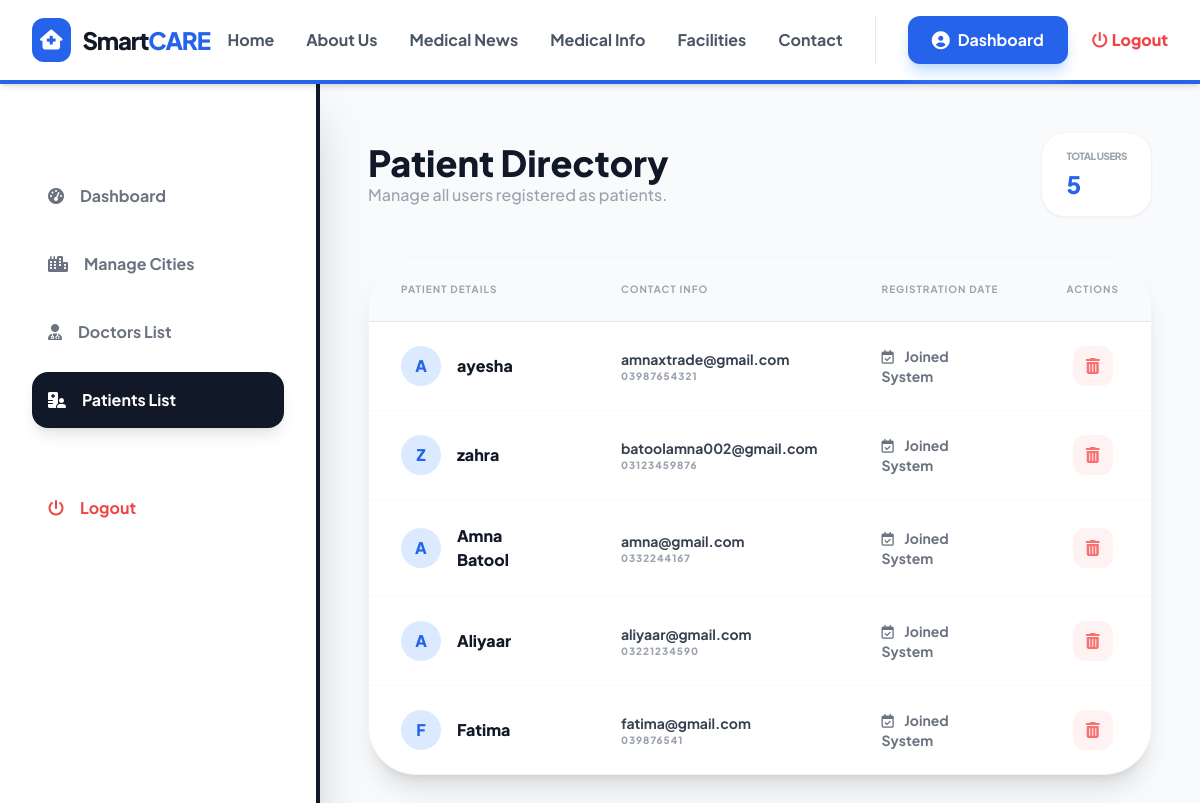
Page /manage_patients.php (signed in) on the committed database.
### tables this page shows
CREATE TABLE `users` (
  `user_id` int(11) NOT NULL,
  `username` varchar(50) NOT NULL,
  `password` varchar(255) NOT NULL,
  `role_id` int(11) NOT NULL,
  `email` varchar(100) NOT NULL,
  `full_name` varchar(100) NOT NULL,
  `address` text NOT NULL,
  `phone_number` varchar(15) NOT NULL,
  `reset_token` varchar(255) DEFAULT NULL,
  `token_expiry` datetime DEFAULT NULL
);

### manage_patients.php (the view, shortened to what this page needs)
<?php
include('config/db.php');
include('includes/header.php');
?>
<div class="flex min-h-screen bg-[#F8FAFC]">
    <div class="w-80 bg-white border-r-4 border-gray-900 shadow-2xl hidden lg:block">
        <div class="p-8 sticky top-24">
            <nav class="space-y-3 mt-10">
                <a href="admin_dashboard.php" class="flex items-center p-4 text-gray-500 hover:bg-gray-50 rounded-2xl font-bold transition">
                    <i class="fa-solid fa-gauge-high mr-4"></i> Dashboard
                </a>
                <a href="manage_cities.php" class="flex items-center p-4 text-gray-500 hover:bg-gray-50 rounded-2xl font-bold">
                    <i class="fa-solid fa-city mr-4"></i> Manage Cities
                </a>
                <a href="manage_doctors.php" class="flex items-center p-4 text-gray-500 hover:bg-gray-50 rounded-2xl font-bold">
                    <i class="fa-solid fa-user-md mr-4"></i> Doctors List
                </a>
                <a href="manage_patients.php" class="flex items-center p-4 bg-gray-900 text-white rounded-2xl font-bold shadow-lg">
                    <i class="fa-solid fa-hospital-user mr-4"></i> Patients List
                </a>
                <div class="pt-10">
                    <a href="logout.php" class="flex items-center p-4 text-red-500 font-bold hover:bg-red-50 rounded-2xl transition">
                        <i class="fa-solid fa-power-off mr-4"></i> Logout
                    </a>
                </div>
            </nav>
        </div>
    </div>
    <div class="flex-1 p-8 lg:p-12">
        <div class="max-w-6xl mx-auto">
            <div class="flex flex-col md:flex-row justify-between items-start md:items-center mb-10 gap-4">
                <div>
                    <h1 class="text-4xl font-black text-gray-900">Patient Directory</h1>
                    <p class="text-gray-400 font-medium">Manage all users registered as patients.</p>
                </div>
                <div class="bg-white px-6 py-4 rounded-3xl shadow-sm border border-gray-100">
                    <p class="text-[10px] font-black text-gray-400 uppercase tracking-tighter mb-1">Total Users</p>
                    <p class="text-2xl font-black text-blue-600">
                        <?php echo mysqli_fetch_assoc(mysqli_query($conn, "SELECT COUNT(*) as total FROM users WHERE role_id = 3"))['total']; ?>
                    </p>
                </div>
            </div>
            <div class="bg-white rounded-[3rem] shadow-xl border border-gray-100 overflow-hidden">
                <table class="w-full text-left">
                    <thead class="bg-gray-50 text-gray-400 text-[10px] font-black uppercase tracking-widest border-b">
                        <tr>
                            <th class="px-8 py-6">Patient Details</th>
                            <th class="px-8 py-6">Contact Info</th>
                            <th class="px-8 py-6">Registration Date</th>
                            <th class="px-8 py-6 text-center">Actions</th>
                        </tr>
                    </thead>
                    <tbody class="divide-y divide-gray-50">
                        <?php
                        $res = mysqli_query($conn, "SELECT * FROM users WHERE role_id = 3 ORDER BY user_id DESC");
                        if (mysqli_num_rows($res) > 0) {
                            while ($row = mysqli_fetch_assoc($res)) {
                        ?>
                                <tr class="hover:bg-blue-50/20 transition group">
                                    <td class="px-8 py-6">
                                        <div class="flex items-center">
                                            <div class="w-10 h-10 bg-blue-100 text-blue-600 rounded-full flex items-center justify-center mr-4 font-black">
                                                <?php echo strtoupper(substr($row['full_name'], 0, 1)); ?>
                                            </div>
                                            <p class="font-black text-gray-900"><?php echo $row['full_name']; ?></p>
                                        </div>
                                    </td>
                                    <td class="px-8 py-6">
                                        <p class="text-sm font-bold text-gray-700"><?php echo $row['email']; ?></p>
                                        <p class="text-[10px] text-gray-400 font-black uppercase tracking-widest"><?php echo $row['phone_number'] ?: 'No Phone'; ?></p>
                                    </td>
                                    <td class="px-8 py-6">
                                        <p class="text-sm font-bold text-gray-500">
                                            <i class="fa-regular fa-calendar-check mr-2"></i>
                                            Joined System
                                        </p>
                                    </td>
                                    <td class="px-8 py-6 text-center">
                                        <a href="?delete_id=<?php echo $row['user_id']; ?>"
                                            onclick="return confirm('Are you sure to delete this patient?')"
                                            class="inline-flex items-center justify-center w-10 h-10 bg-red-50 text-red-400 rounded-xl hover:bg-red-500 hover:text-white transition">
                                            <i class="fa-solid fa-trash-can"></i>
                                        </a>
                                    </td>
                                </tr>
                        <?php
                            }
                        } else {
                            echo "<tr><td colspan='4' class='p-20 text-center text-gray-400 italic font-bold'>No patients registered yet.</td></tr>";
                        }
                        ?>
                    </tbody>
                </table>
            </div>
        </div>
    </div>
</div>
<?php include('includes/footer.php'); ?>

### includes/header.php (style rules this page uses)
body { font-family: 'Plus Jakarta Sans', sans-serif; }

### rows in the picture
users: full_name "A", full_name "ayesha", email "amnaxtrade@gmail.com", phone_number "03987654321"
users: full_name "Z", full_name "zahra", email "batoolamna002@gmail.com", phone_number "03123459876"
users: full_name "A", full_name "Amna Batool", email "amna@gmail.com", phone_number "0332244167"
users: full_name "A", full_name "Aliyaar", email "aliyaar@gmail.com", phone_number "03221234590"
users: full_name "F", full_name "Fatima", email "fatima@gmail.com", phone_number "039876541"
